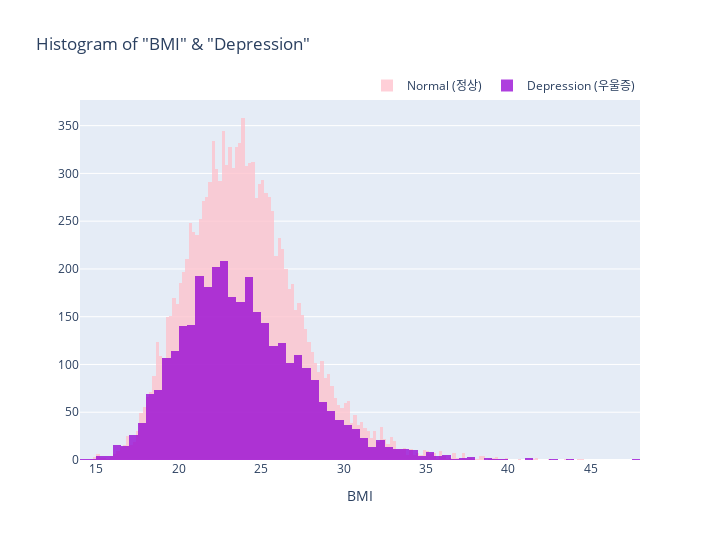

The notebook cell saved with this chart:
### Markdown cell above
- Histogram (BMI & Target)

### Code cell
# BMI (체질량지수) & Target Histogram (Depression)
query_BMI_depr_no = df_depr.query('depression == "No"')
query_BMI_depr_yes = df_depr.query('depression == "Yes"')

hist_BMI_depr = go.Figure()
hist_BMI_depr.add_trace(
    go.Histogram(x=query_BMI_depr_no.BMI,
                 xbins=dict(end=50),
                 name='Normal (정상)',
                 marker_color='pink',
                 hoverinfo='x+y')
)
hist_BMI_depr.add_trace(
    go.Histogram(x=query_BMI_depr_yes.BMI,
                 xbins=dict(end=50),
                 name='Depression (우울증)',
                 marker_color='darkviolet',
                 hoverinfo='x+y')
)
hist_BMI_depr.update_layout(barmode='overlay',
                            title_text='Histogram of "BMI" & "Depression"',
                            xaxis_title_text="BMI",
                            yaxis_title_text="",
                            width=720,
                            height=540,
                            legend=dict(orientation='h',
                                        yanchor='bottom', y=1,
                                        xanchor='right', x=1))
hist_BMI_depr.update_xaxes(dtick=5)
hist_BMI_depr.update_yaxes(tickformat=',')
hist_BMI_depr.update_traces(opacity=0.75)
hist_BMI_depr.show()

### Figure 1 — Plotly figure (JSON) as saved in the notebook; plotly's stock layout.template omitted (floating-point values rounded to 4 significant figures; data arrays with more than 128 entries replaced by an {"elided": "..."} marker saying what was removed)
{"data": [{"hoverinfo": "x+y", "marker": {"color": "pink"}, "name": "Normal (정상)", "opacity": 0.75, "type": "histogram", "x": {"elided": "13211 float values"}, "xbins": {"end": 50}}, {"hoverinfo": "x+y", "marker": {"color": "darkviolet"}, "name": "Depression (우울증)", "opacity": 0.75, "type": "histogram", "x": {"elided": "3359 float values"}, "xbins": {"end": 50}}], "layout": {"barmode": "overlay", "height": 540, "legend": {"orientation": "h", "x": 1, "xanchor": "right", "y": 1, "yanchor": "bottom"}, "title": {"text": "Histogram of \"BMI\" & \"Depression\""}, "width": 720, "xaxis": {"dtick": 5, "title": {"text": "BMI"}}, "yaxis": {"tickformat": ",", "title": {"text": ""}}}}
